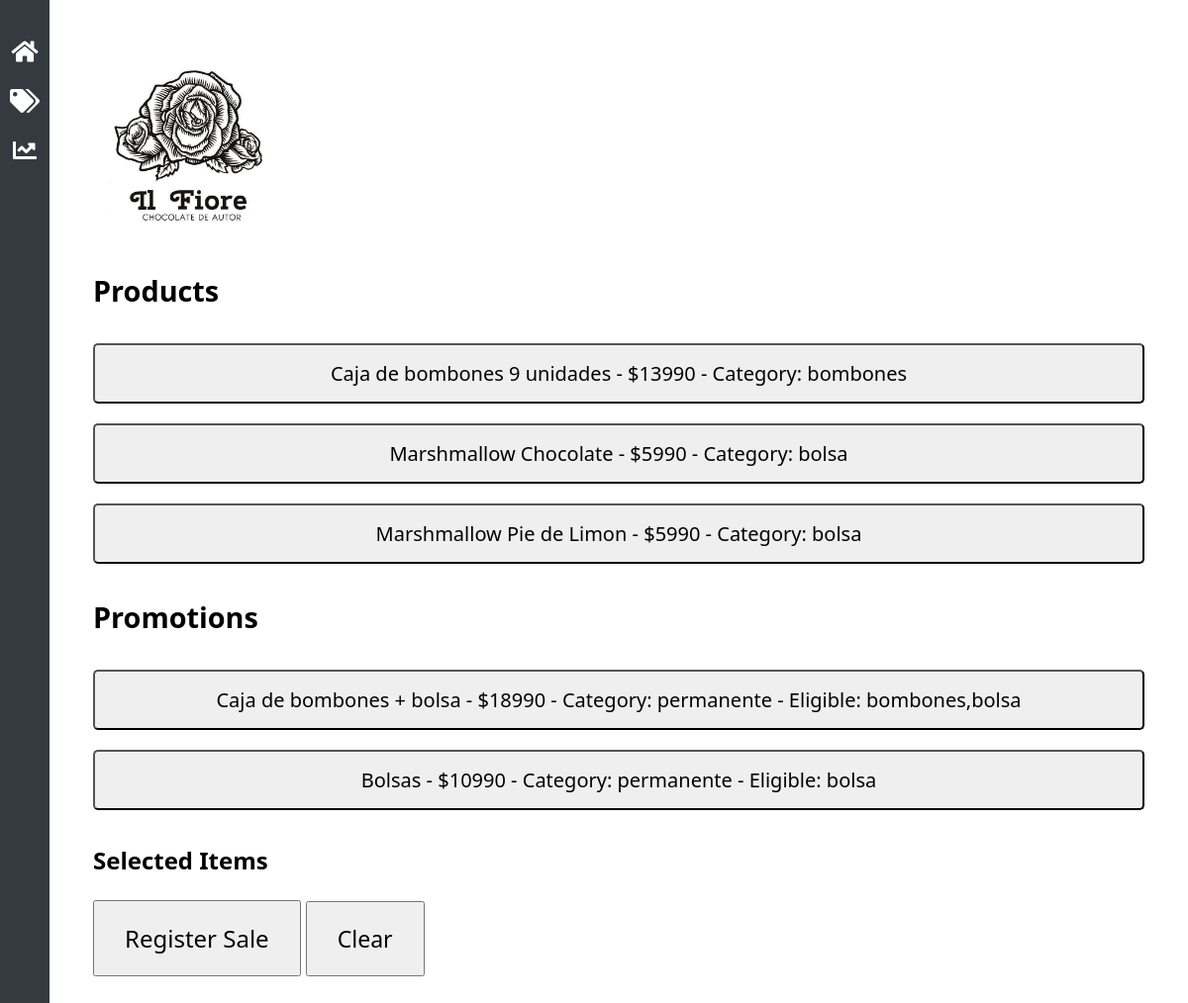
Before: /sales with the older database file.
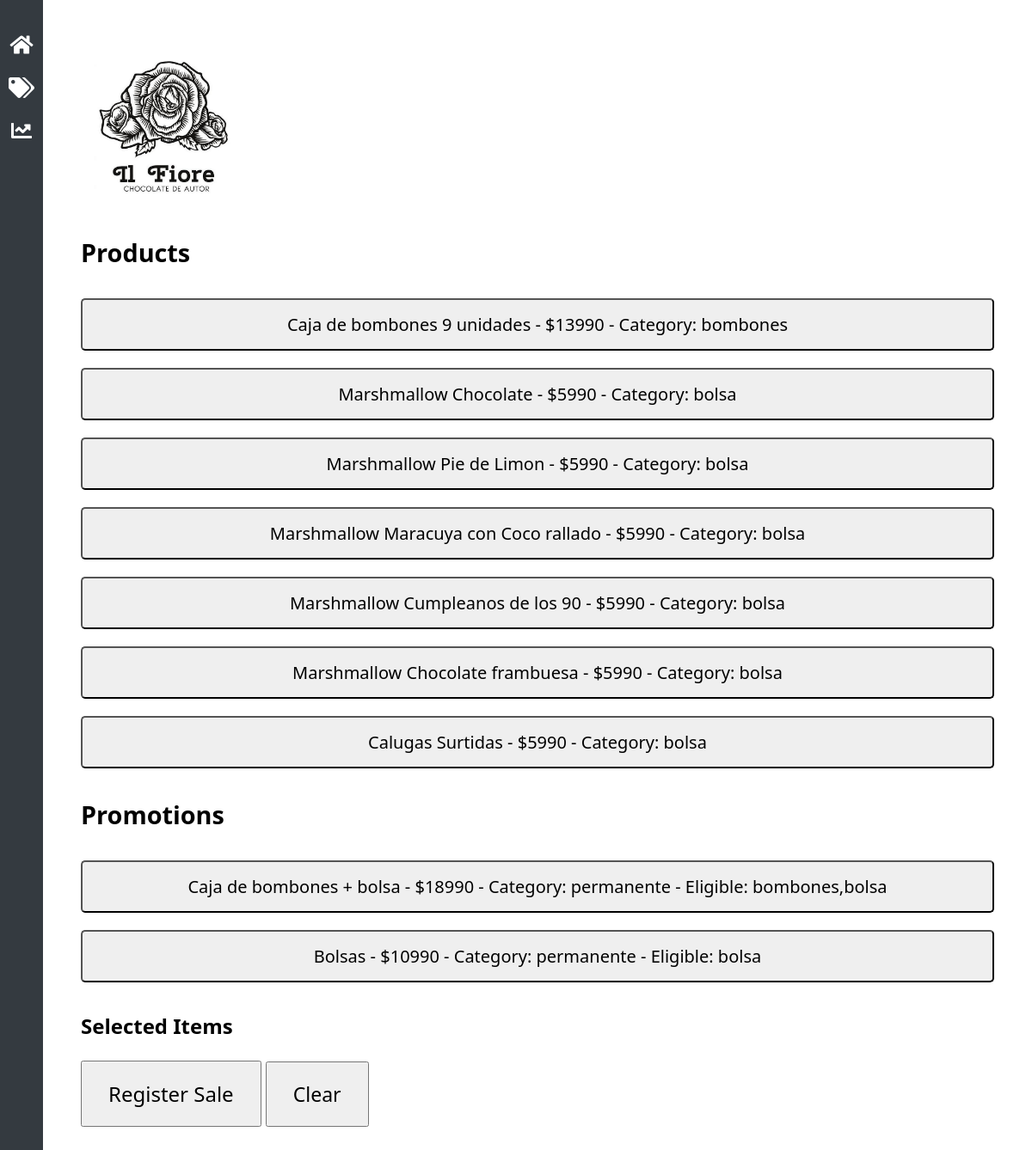
After: the same page with the newer database file.
### Websv.py (models this page shows)
class Product(db.Model):
    id = db.Column(db.Integer, primary_key=True)
    name = db.Column(db.String(100), nullable=False)
    price = db.Column(db.Integer, nullable=False)
    product_category = db.Column(db.String(100), nullable=True)

class Promotion(db.Model):
    id = db.Column(db.Integer, primary_key=True)
    name = db.Column(db.String(100), nullable=False)
    price = db.Column(db.Integer, nullable=False)
    promotion_category = db.Column(db.String(100), nullable=True)
    eligible_category = db.Column(db.String(100), nullable=True)  # New field replacing constant_product_id and selectable_group_ids
    selectable_quantities = db.Column(db.String(100), nullable=False)  # Comma-separated string of quantities for IDs

### Websv.py (the view)
@app.route('/sales', methods=['GET', 'POST'])
def sales():
    if request.method == 'POST':
        return handle_post_request()
    else:  # Assuming GET request
        return show_sales_page()

### Websv.py (called while the page is built)
def promotion_to_dict(promotion):
    return {
        'id': promotion.id,
        'name': promotion.name,
        'price': promotion.price,
        'promotion_category': promotion.promotion_category,
        'eligible_category': promotion.eligible_category,
        'selectable_quantities': promotion.selectable_quantities
    }

def show_sales_page():
    products = Product.query.all()
    promotions = Promotion.query.all()
    promotion_dicts = [promotion_to_dict(promo) for promo in promotions]
    return render_template('sales.html', products=products, promotions=promotion_dicts)

### templates/sales.html (shortened to what this page needs)
<!DOCTYPE html>
<html lang="en">
<head>
    <link rel="stylesheet" href="static/modern-ui-style.css">
    <link rel="stylesheet" href="https://cdnjs.cloudflare.com/ajax/libs/font-awesome/5.15.1/css/all.min.css">
</head>
<body>
    <div id="sidebar">
        <ul class="nav flex-column">
            <li class="nav-item">
                <a class="nav-link active" href="/sales">
                    <i class="fas fa-home nav-icon"></i>
                </a>
            </li>
            <li class="nav-item">
                <a class="nav-link" href="/products">
                    <i class="fas fa-tags nav-icon"></i>
                </a>
            </li>
            <li class="nav-item">
                <a class="nav-link" href="/sales-record">
                    <i class="fas fa-chart-line nav-icon"></i>
                </a>
            </li>
        </ul>
    </div>
    <div class="content">
        <div class="container-fluid modern-ui-container">
        <div class="row">
            <div class="col-md-4 logo-container">
                <img src="static/logo.png" alt="Company Logo" class="logo">
            </div>
           <div id="products-section" class="col-md-8">
            <h2>Products</h2>
            <div id="product-buttons" class="d-flex flex-wrap">
                {% for product in products %}
                {% if product.price %}
                <button type="button" class="btn btn-primary product-button" data-product-id="{{ product.id }}">
                    {{ product.name }} - ${{ product.price }} - Category: {{ product.product_category }}
                </button>
                {% endif %}
                {% endfor %}
            </div>
        </div>
        <div id="promotions-section" class="col-md-8">
            <h2>Promotions</h2>
            <div id="promotion-buttons" class="d-flex flex-wrap">
                {% for promo in promotions %}
                {% if promo.name %}
                <button type="button" class="btn btn-primary promo-button" data-promo-id="{{ promo.id }}">
                    {{ promo.name }} - ${{ promo.price }} - Category: {{ promo.promotion_category }} - Eligible: {{ promo.eligible_category }}
                </button>
                {% endif %}
                {% endfor %}
            </div>
        </div>
            </div>
            <div id="temporary-list" class="temporary-list">
            <h3 class="selected-items-title">Selected Items</h3>
            <button id="register-sale" class="btn register-sale-btn">Register Sale</button>
            <button id="clear-sales" class="btn clear-sale-btn">Clear</button>
            </div>
            </div>
            </div>
</body>
</html>

### static/modern-ui-style.css (style rules this page uses)
body, h1, h3, button, input { font-family: 'Segoe UI', 'Helvetica Neue', sans-serif; font-size: larger; }
.container-fluid, .list-group-item { padding: 20px; }
.logo-container .logo { max-width: 200px; }
#product-buttons .product-button, .promo-button { width: 100%; margin: 10px 0; padding: 15px 0; border-radius: 5px; font-size: 1.25rem; }
#temporary-list .selected-items-title, .register-sale-btn { font-size: 1.5rem; }
.register-sale-btn { padding: 20px 30px; }
.clear-sale-btn { padding: 20px 30px; }
#sidebar { position: fixed; top: 0; left: 0; bottom: 0; width: 50px; background-color: #343a40; padding: 0.5rem 0; display: flex; flex-direction: column; align-items: center; }
#sidebar ul { list-style: none; padding: 0; width: 100%; }
#sidebar .nav-item { width: 100%; }
#sidebar .nav-link { color: #ffffff; display: flex; justify-content: center; align-items: center; height: 50px; text-decoration: none; }
#sidebar .nav-icon { font-size: 1.5rem; }
.content { margin-left: 50px; padding: 1rem; }

Changed rows visible on the page:
added Product: name "Marshmallow Maracuya con Coco rallado", price "5990", product_category "bolsa"
added Product: name "Marshmallow Cumpleanos de los 90", price "5990", product_category "bolsa"
added Product: name "Marshmallow Chocolate frambuesa", price "5990", product_category "bolsa"
added Product: name "Calugas Surtidas", price "5990", product_category "bolsa"
